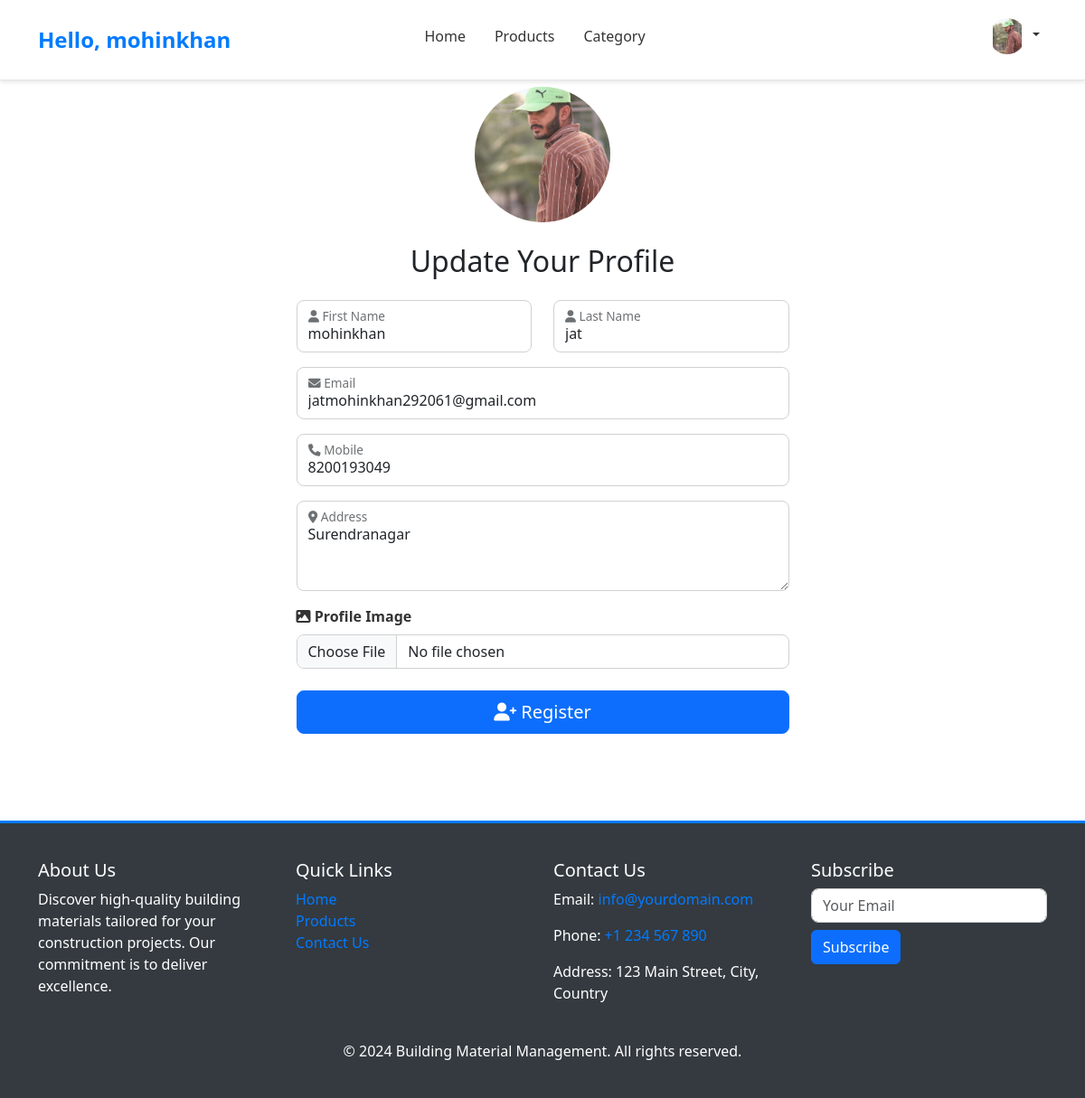
Page /user-profile (signed in) on the committed database.
### myapp/models.py (models this page shows, shortened)
class User(models.Model):
    fname = models.CharField(max_length=180)
    lname = models.CharField(max_length=180)
    address = models.TextField()
    email = models.EmailField()
    mobile = models.PositiveIntegerField()
    password = models.CharField(max_length=128)
    profile_picture = models.FileField(upload_to="profile_picture/", default=" ")
    usertype = models.CharField(max_length=100, default="buyer")
    objects = models.Manager()
    class Meta:
        verbose_name = "User"
        verbose_name_plural = "Users"

### myapp/views.py (the view)
# urls.py: path('user-profile', user_profile , name='user-profile'),
def user_profile(request):
    user = User.objects.get(email=request.session['email'])
    if request.method == 'POST':
        user.fname = request.POST['fname']
        user.lname = request.POST['lname']
        user.mobile = request.POST['mobile']
        user.address = request.POST['address']
        try:
            user.profile_picture = request.FILES['profile_picture']
        except:
            pass
        user.save()
        request.session['profile_picture'] = user.profile_picture.url
        if user.usertype == "buyer":
            return render(request, 'user-profile.html', {'user': user})
        else:
            return render(request, 'seller-user-profile.html', {'user': user})
    else:
        if user.usertype == "buyer":
            return render(request, 'user-profile.html', {'user': user})
        else:
            return render(request, 'seller-user-profile.html', {'user': user})

### myapp/templates/seller-user-profile.html (shortened to what this page needs)
{% extends "seller-header.html" %}
{% block content %}
<div class="container py-5">
    <div class="row justify-content-center">
        <div class="col-md-7">
            <div class="p-5 border-0">
                <div class="text-center mb-4">
                    <img src="{{request.session.profile_picture}}" alt="User Photo" class="rounded-circle" style="width: 150px; height: 150px;object-fit:cover;">
                </div>
                <h2 class="text-center mb-4">Update Your Profile</h2>
                <form method="POST" action="{% url 'user-profile' %}" enctype="multipart/form-data">
                    <div class="row">
                        <div class="col-md-6 mb-3">
                            <div class="form-floating">
                                <input name="fname" value="{{user.fname}}" type="text" class="form-control" id="firstName" placeholder="First Name">
                                <label for="firstName"> First Name</label>
                            </div>
                        </div>
                        <div class="col-md-6 mb-3">
                            <div class="form-floating">
                                <input name="lname" value="{{user.lname}}" type="text" class="form-control" id="lastName" placeholder="Last Name">
                                <label for="lastName"> Last Name</label>
                            </div>
                        </div>
                    </div>
                    <div class="mb-3">
                        <div class="form-floating">
                            <input name="email" value="{{user.email}}" type="email" class="form-control" id="email" placeholder="Email" readonly>
                            <label for="email"> Email</label>
                        </div>
                    </div>
                    <div class="mb-3">
                        <div class="form-floating">
                            <input name="mobile" value="{{user.mobile}}" type="text" class="form-control" id="mobile" placeholder="Mobile">
                            <label for="mobile"> Mobile</label>
                        </div>
                    </div>
                    <div class="mb-3">
                        <div class="form-floating">
                            <textarea name="address" class="form-control" id="address" placeholder="Address" style="height: 100px;">{{user.address}}</textarea>
                            <label for="address"> Address</label>
                        </div>
                    </div>
                    <div class="mb-4">
                        <label for="profileImage" class="form-label"><i class="fas fa-image"></i> Profile Image</label>
                        <input name="profile_picture" class="form-control" type="file" id="profileImage">
                    </div>
                    <button type="submit" class="btn btn-primary btn-lg w-100"><i class="fas fa-user-plus"></i> Register</button>
                </form>
            </div>
        </div>
    </div>
</div>
{% endblock %}

### myapp/templates/seller-header.html (shortened to what this page needs)
<!DOCTYPE html>
<html lang="en">
<head>
    <link href="https://cdnjs.cloudflare.com/ajax/libs/font-awesome/6.0.0-beta3/css/all.min.css" rel="stylesheet">
    {% load static %}
    <link href="{% static 'css/bootstrap/bootstrap.min.css' %}" rel="stylesheet">
    <link rel="stylesheet" type="text/css" href="{% static 'css/custom.css' %}">
</head>
<body>
    <nav class="navbar navbar-expand-lg navbar-light">
        <div class="container">
            <a class="navbar-brand" href="/">Hello, {{request.session.fname }}</a>
            <div class="collapse navbar-collapse" id="navbarNav">
                <ul class="navbar-nav mx-auto mb-2 mb-lg-0">
                    <li class="nav-item">
                        <a class="nav-link" href="/">Home</a>
                    </li>
                    <li class="nav-item">
                        <a class="nav-link" href="{% url 'products' %}">Products</a>
                    </li>
                    <li class="nav-item">
                        <a class="nav-link" href="{% url 'category' %}">Category</a>
                    </li>
                </ul>
                <ul class="navbar-nav ms-auto mb-2 mb-lg-0">
                    {% if request.session.email %}
                    <li class="nav-item dropdown profile-dropdown">
                        {% if request.session.profile_picture %}
                        <a class="nav-link dropdown-toggle" href="#" id="profileDropdown1" role="button" data-bs-toggle="dropdown" aria-expanded="false">
                            <img src="{{request.session.profile_picture}}" alt="User Photo" class="profile-photo">
                        </a>
                        {% else %}
                        <a class="nav-link dropdown-toggle" href="#" id="profileDropdown" role="button" data-bs-toggle="dropdown" aria-expanded="false">
                            <img src="{% static 'img/dummy_user.png' %}" alt="User Photo" class="profile-photo">
                        </a>
                        {% endif %}
                    </li>
                    {% endif %}
                </ul>
            </div>
        </div>
    </nav>
    {% block content %}
    {% endblock %}
    <footer class="footer">
        <div class="container">
            <div class="row">
                <div class="col-lg-3 col-md-6 mb-4 mb-md-0">
                    <h5 class="footer-heading">About Us</h5>
                    <p>Discover high-quality building materials tailored for your construction projects. Our commitment is to deliver excellence.</p>
                </div>
                <div class="col-lg-3 col-md-6 mb-4 mb-md-0">
                    <h5 class="footer-heading">Quick Links</h5>
                    <ul class="list-unstyled footer-links">
                        <li><a href="/">Home</a></li>
                        <li><a href="{% url 'products' %}">Products</a></li>
                        <li><a href="{% url 'contact' %}">Contact Us</a></li>
                    </ul>
                </div>
                <div class="col-lg-3 col-md-6 mb-4 mb-md-0">
                    <h5 class="footer-heading">Contact Us</h5>
                    <p>Email: <a href="mailto:info@yourdomain.com">info@yourdomain.com</a></p>
                    <p>Phone: <a href="tel:+1234567890">+1 234 567 890</a></p>
                    <p>Address: 123 Main Street, City, Country</p>
                </div>
                <div class="col-lg-3 col-md-6 mb-4 mb-md-0">
                    <h5 class="footer-heading">Subscribe</h5>
                    <form class="subscribe-form">
                        <input type="email" class="form-control mb-2" placeholder="Your Email" required>
                        <button type="submit" class="btn btn-primary">Subscribe</button>
                    </form>
                </div>
            </div>
            <div class="row mt-4">
                <div class="col-12 text-center">
                    <p class="mb-0">&copy; 2024 Building Material Management. All rights reserved.</p>
                </div>
            </div>
        </div>
    </footer>
</body>
</html>

### myapp/static/css/custom.css (style rules this page uses)
.navbar { background-color: #ffffff !important; padding: 0.75rem 1.25rem !important; box-shadow: 0 2px 5px rgba(0, 0, 0, 0.1) !important; border-bottom: 1px solid #e5e5e5 !important; position: fixed !important; top: 0 !important; left: 0 !important; width: 100% !important; z-index: 1030 !important; }
.navbar-brand { font-weight: bold; font-size: 1.5rem; color: #007bff !important; }
.navbar-nav { flex-direction: row; align-items: center; }
.navbar-nav .nav-item { margin-left: 1rem; }
.navbar-nav .nav-link { color: #333 !important; transition: color 0.3s ease; line-height: 2rem; }
.profile-photo { width: 40px; height: 40px; border-radius: 50%; object-fit: contain; }
.footer { background-color: #343a40; color: #fff; padding: 40px 0; border-top: 3px solid #007bff; }
.footer a { color: #007bff; text-decoration: none; }
.text-center { text-align: center; }
.mb-2 { margin-bottom: 0.5rem !important; }
.mt-4 { margin-top: 1.5rem !important; }
.form-label { font-weight: bold; color: #333; }
.form-control { border-radius: 8px ; border-color: #d1d1d1; }

### rows in the picture
User: session.fname "mohinkhan", fname "mohinkhan", lname "jat", email "jatmohinkhan292061@gmail.com", mobile "8200193049", address "Surendranagar"
